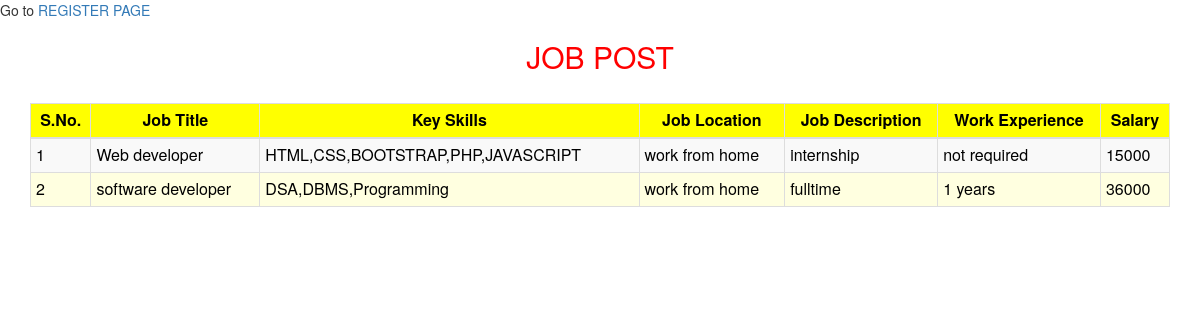
The app's page /data.php with its own data.
### tables this page shows
CREATE TABLE IF NOT EXISTS `register` (
  `SNO.` int(11) NOT NULL AUTO_INCREMENT,
  `title` varchar(60) NOT NULL,
  `keyskills` varchar(255) NOT NULL,
  `location` varchar(30) NOT NULL,
  `jobdescription` varchar(255) NOT NULL,
  `experience` varchar(100) NOT NULL,
  `salary` bigint(50) NOT NULL,
  PRIMARY KEY (`SNO.`)
);

### data.php (the view, shortened to what this page needs)
<html>
<head>
  <link rel="stylesheet" href="https://maxcdn.bootstrapcdn.com/bootstrap/3.4.1/css/bootstrap.min.css">
</head>
<body>
Go to <a href="index.php">REGISTER PAGE</a>
<center style="color:red;"><h2>JOB POST</h2>
	<div class="container">
       <br>
       <div class="table-responsive-sm">
    <table class="table  table-hover table-striped table-condensed table-bordered " style="background-color:lightyellow" >
        <thead style="color : black;">
            <tr>
                <th class="text-center" style="background-color:yellow">S.No.</th>
                <th class="text-center" style="background-color:yellow">Job Title</th>
                <th class="text-center" style="background-color:yellow">Key Skills</th>
                <th class="text-center" style="background-color:yellow">Job Location</th>
                <th class="text-center" style="background-color:yellow">Job Description</th>
				<th class="text-center" style="background-color:yellow">Work Experience</th>
				<th class="text-center" style="background-color:yellow">Salary</th>
            </tr>
        </thead>
        <tbody>
        <?php
            include 'config.php';
            $sql ="select * from register";
            $query =mysqli_query($conn, $sql);
            while($rows = mysqli_fetch_assoc($query))
            {
        ?>
           <tr style="color:black">
            <td class="py-2"><?php echo $rows['SNO.']; ?></td>
            <td class="py-2"><?php echo $rows['title']; ?></td>
            <td class="py-2"><?php echo $rows['keyskills']; ?></td>
            <td class="py-2"><?php echo $rows['location']; ?> </td>
            <td class="py-2"><?php echo $rows['jobdescription']; ?> </td>
			<td class="py-2"><?php echo $rows['experience']; ?> </td>
			<td class="py-2"><?php echo $rows['salary']; ?> </td>
              </tr>
        <?php
            }
        ?>
        </tbody>
    </table>
    </div>
</div>
	</center>
</body>
</html>

### records on screen
register: value "1", title "Web developer", keyskills "HTML,CSS,BOOTSTRAP,PHP,JAVASCRIPT", location "work from home", jobdescription "internship", experience "not required", salary "15000"
register: value "2", title "software developer", keyskills "DSA,DBMS,Programming", location "work from home", jobdescription "fulltime", experience "1 years", salary "36000"
